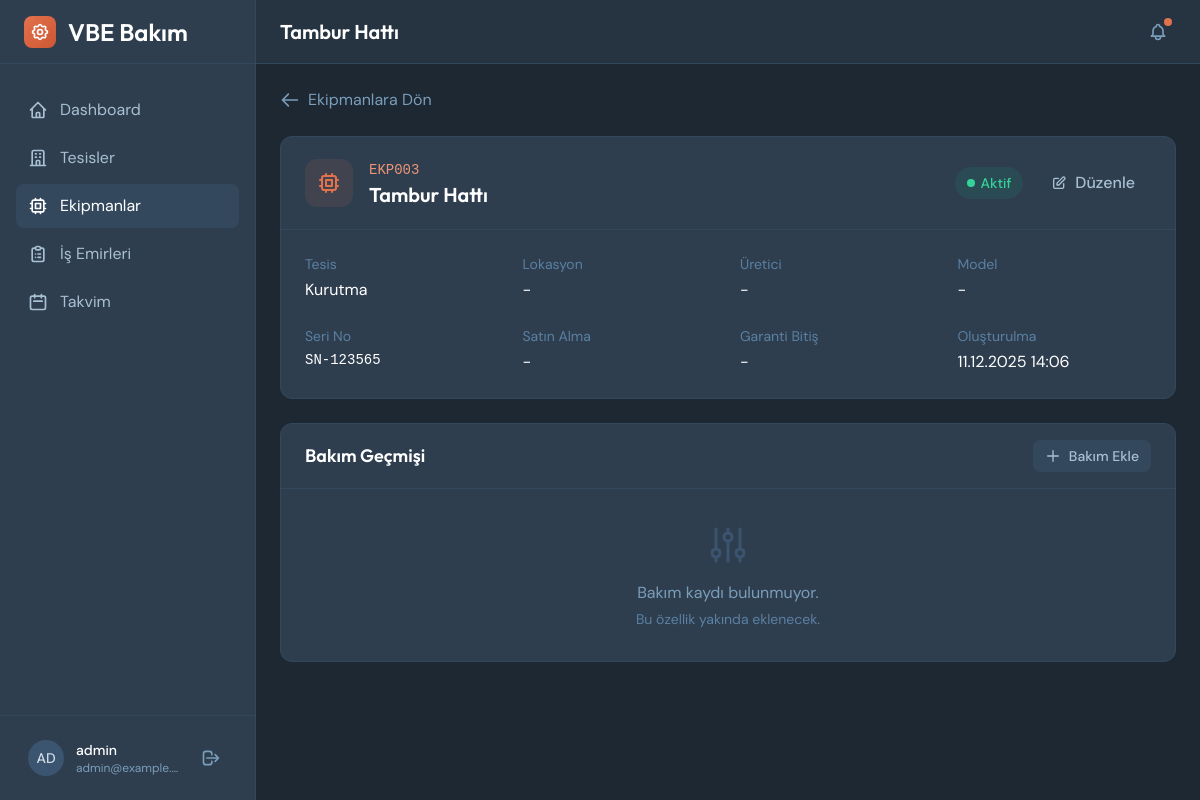
Screenshot of /assets/3/ (signed in) with the database file from the repository.
### assets/models.py (models this page shows, shortened)
class Asset(models.Model):
    STATUS_CHOICES = [
        ('active', 'Aktif'),
        ('inactive', 'Pasif'),
        ('maintenance', 'Bakımda'),
        ('broken', 'Arızalı'),
    ]
    plant = models.ForeignKey(
        Plant,
        on_delete=models.CASCADE,
        related_name='assets',
        verbose_name="Tesis"
    )
    name = models.CharField("Ekipman Adı", max_length=200)
    code = models.CharField("Ekipman Kodu", max_length=50)
    location = models.CharField("Lokasyon", max_length=200, blank=True)
    description = models.TextField("Açıklama", blank=True)
    manufacturer = models.CharField("Üretici", max_length=200, blank=True)
    model = models.CharField("Model", max_length=200, blank=True)
    serial_number = models.CharField("Seri No", max_length=100, blank=True)
    purchase_date = models.DateField("Satın Alma Tarihi", null=True, blank=True)
    warranty_expiry = models.DateField("Garanti Bitiş", null=True, blank=True)
    status = models.CharField(
        "Durum",
        max_length=20,
        choices=STATUS_CHOICES,
        default='active'
    )
    is_active = models.BooleanField("Aktif", default=True)
    created_at = models.DateTimeField("Oluşturulma Tarihi", auto_now_add=True)
    updated_at = models.DateTimeField("Güncellenme Tarihi", auto_now=True)
    class Meta:
        verbose_name = "Ekipman"
        verbose_name_plural = "Ekipmanlar"
        ordering = ['plant', 'name']
        unique_together = ['plant', 'code']

### plants/models.py (models this page shows, shortened)
class Plant(models.Model):
    name = models.CharField("Tesis Adı", max_length=200)
    code = models.CharField("Tesis Kodu", max_length=50, unique=True)
    address = models.TextField("Adres", blank=True)
    city = models.CharField("Şehir", max_length=100, blank=True)
    phone = models.CharField("Telefon", max_length=20, blank=True)
    email = models.EmailField("E-posta", blank=True)
    is_active = models.BooleanField("Aktif", default=True)
    created_at = models.DateTimeField("Oluşturulma Tarihi", auto_now_add=True)
    updated_at = models.DateTimeField("Güncellenme Tarihi", auto_now=True)
    class Meta:
        verbose_name = "Tesis"
        verbose_name_plural = "Tesisler"
        ordering = ['name']

### assets/views.py (the view)
# urls.py: path('<int:pk>/', views.asset_detail, name='asset_detail'),
@login_required
def asset_detail(request, pk):
    asset = get_object_or_404(Asset.objects.select_related('plant'), pk=pk)
    return render(request, "assets/asset_detail.html", {"asset": asset})

### assets/templates/assets/asset_detail.html (shortened to what this page needs)
{% extends "core/base.html" %}
{% block page_title %}{{ asset.name }}{% endblock %}
{% block content %}
<div class="space-y-6">
    <div class="flex items-center gap-4">
        <a href="{% url 'assets:asset_list' %}" class="inline-flex items-center gap-2 text-steel-400 hover:text-white transition-colors">
            <svg class="w-5 h-5" fill="none" stroke="currentColor" viewBox="0 0 24 24">
                <path stroke-linecap="round" stroke-linejoin="round" stroke-width="2" d="M10 19l-7-7m0 0l7-7m-7 7h18"></path>
            </svg>
            Ekipmanlara Dön
        </a>
    </div>
    <div class="bg-steel-900 rounded-xl border border-steel-800 overflow-hidden">
        <div class="px-6 py-5 border-b border-steel-800 flex items-center justify-between">
            <div class="flex items-center gap-4">
                <div class="w-12 h-12 bg-rust-500/10 rounded-xl flex items-center justify-center">
                    <svg class="w-6 h-6 text-rust-500" fill="none" stroke="currentColor" viewBox="0 0 24 24">
                        <path stroke-linecap="round" stroke-linejoin="round" stroke-width="2" d="M9 3v2m6-2v2M9 19v2m6-2v2M5 9H3m2 6H3m18-6h-2m2 6h-2M7 19h10a2 2 0 002-2V7a2 2 0 00-2-2H7a2 2 0 00-2 2v10a2 2 0 002 2zM9 9h6v6H9V9z"></path>
                    </svg>
                </div>
                <div>
                    <span class="font-mono text-sm text-rust-400">{{ asset.code }}</span>
                    <h2 class="font-display text-xl font-semibold text-white">{{ asset.name }}</h2>
                </div>
            </div>
            <div class="flex items-center gap-3">
                {% if asset.status == 'active' %}
                <span class="inline-flex items-center gap-1.5 px-3 py-1.5 bg-emerald-500/10 text-emerald-400 rounded-full text-sm font-medium">
                    <span class="w-2 h-2 bg-emerald-400 rounded-full"></span>
                    Aktif
                </span>
                {% elif asset.status == 'inactive' %}
                <span class="inline-flex items-center gap-1.5 px-3 py-1.5 bg-gray-500/10 text-gray-400 rounded-full text-sm font-medium">
                    <span class="w-2 h-2 bg-gray-400 rounded-full"></span>
                    Pasif
                </span>
                {% elif asset.status == 'maintenance' %}
                <span class="inline-flex items-center gap-1.5 px-3 py-1.5 bg-amber-500/10 text-amber-400 rounded-full text-sm font-medium">
                    <span class="w-2 h-2 bg-amber-400 rounded-full"></span>
                    Bakımda
                </span>
                {% elif asset.status == 'broken' %}
                <span class="inline-flex items-center gap-1.5 px-3 py-1.5 bg-red-500/10 text-red-400 rounded-full text-sm font-medium">
                    <span class="w-2 h-2 bg-red-400 rounded-full"></span>
                    Arızalı
                </span>
                {% endif %}
                <button
                    hx-get="{% url 'assets:asset_edit' asset.pk %}"
                    hx-target="#modal-container"
                    hx-swap="innerHTML"
                    class="inline-flex items-center gap-2 px-4 py-2 text-steel-300 hover:text-white hover:bg-steel-800 font-medium rounded-lg transition-colors">
                    <svg class="w-4 h-4" fill="none" stroke="currentColor" viewBox="0 0 24 24">
                        <path stroke-linecap="round" stroke-linejoin="round" stroke-width="2" d="M11 5H6a2 2 0 00-2 2v11a2 2 0 002 2h11a2 2 0 002-2v-5m-1.414-9.414a2 2 0 112.828 2.828L11.828 15H9v-2.828l8.586-8.586z"></path>
                    </svg>
                    Düzenle
                </button>
            </div>
        </div>
        <div class="p-6 grid grid-cols-2 md:grid-cols-4 gap-6">
            <div>
                <p class="text-sm text-steel-500 mb-1">Tesis</p>
                <a href="{% url 'plants:plant_detail' asset.plant.pk %}" class="text-white hover:text-rust-400 transition-colors">
                    {{ asset.plant.name }}
                </a>
            </div>
            <div>
                <p class="text-sm text-steel-500 mb-1">Lokasyon</p>
                <p class="text-white">{{ asset.location|default:"-" }}</p>
            </div>
            <div>
                <p class="text-sm text-steel-500 mb-1">Üretici</p>
                <p class="text-white">{{ asset.manufacturer|default:"-" }}</p>
            </div>
            <div>
                <p class="text-sm text-steel-500 mb-1">Model</p>
                <p class="text-white">{{ asset.model|default:"-" }}</p>
            </div>
            <div>
                <p class="text-sm text-steel-500 mb-1">Seri No</p>
                <p class="text-white font-mono text-sm">{{ asset.serial_number|default:"-" }}</p>
            </div>
            <div>
                <p class="text-sm text-steel-500 mb-1">Satın Alma</p>
                <p class="text-white">{{ asset.purchase_date|date:"d.m.Y"|default:"-" }}</p>
            </div>
            <div>
                <p class="text-sm text-steel-500 mb-1">Garanti Bitiş</p>
                <p class="text-white">{{ asset.warranty_expiry|date:"d.m.Y"|default:"-" }}</p>
            </div>
            <div>
                <p class="text-sm text-steel-500 mb-1">Oluşturulma</p>
                <p class="text-white">{{ asset.created_at|date:"d.m.Y H:i" }}</p>
            </div>
        </div>
    </div>
    <div class="bg-steel-900 rounded-xl border border-steel-800 overflow-hidden">
        <div class="px-6 py-4 border-b border-steel-800 flex items-center justify-between">
            <h3 class="font-display text-lg font-semibold text-white">Bakım Geçmişi</h3>
            <button class="inline-flex items-center gap-2 px-3 py-1.5 bg-steel-800 hover:bg-steel-700 text-steel-300 hover:text-white text-sm font-medium rounded-lg transition-colors" disabled>
                <svg class="w-4 h-4" fill="none" stroke="currentColor" viewBox="0 0 24 24">
                    <path stroke-linecap="round" stroke-linejoin="round" stroke-width="2" d="M12 4v16m8-8H4"></path>
                </svg>
                Bakım Ekle
            </button>
        </div>
        <div class="p-8 text-center">
            <p class="text-steel-400">Bakım kaydı bulunmuyor.</p>
            <p class="text-steel-500 text-sm mt-1">Bu özellik yakında eklenecek.</p>
        </div>
    </div>
</div>
{% endblock %}

### core/templates/core/base.html (shortened to what this page needs)
<!DOCTYPE html>
<html lang="tr" class="h-full">
<head>
    <script src="https://cdn.tailwindcss.com"></script>
</head>
<body class="h-full bg-steel-950 text-steel-100">
    {% if user.is_authenticated %}
    <div class="min-h-full flex">
        <aside class="w-64 bg-steel-900 border-r border-steel-800 flex flex-col">
            <div class="h-16 flex items-center px-6 border-b border-steel-800">
                <div class="flex items-center gap-3">
                    <div class="w-8 h-8 bg-gradient-to-br from-rust-500 to-rust-600 rounded-lg flex items-center justify-center">
                    </div>
                    <span class="font-display font-semibold text-2xl text-white">VBE Bakım</span>
                </div>
            </div>
            <nav class="flex-1 px-4 py-6 space-y-1">
                <a href="{% url 'core:dashboard' %}"
                   class="flex items-center gap-3 px-3 py-2.5 rounded-lg text-steel-300 hover:bg-steel-800 hover:text-white transition-colors {% if request.resolver_match.url_name == 'dashboard' %}bg-steel-800 text-white{% endif %}">
                    <svg class="w-5 h-5" fill="none" stroke="currentColor" viewBox="0 0 24 24">
                        <path stroke-linecap="round" stroke-linejoin="round" stroke-width="2" d="M3 12l2-2m0 0l7-7 7 7M5 10v10a1 1 0 001 1h3m10-11l2 2m-2-2v10a1 1 0 01-1 1h-3m-6 0a1 1 0 001-1v-4a1 1 0 011-1h2a1 1 0 011 1v4a1 1 0 001 1m-6 0h6"></path>
                    </svg>
                    <span>Dashboard</span>
                </a>
                <a href="{% url 'plants:plant_list' %}"
                   class="flex items-center gap-3 px-3 py-2.5 rounded-lg text-steel-300 hover:bg-steel-800 hover:text-white transition-colors {% if 'plants' in request.path %}bg-steel-800 text-white{% endif %}">
                    <svg class="w-5 h-5" fill="none" stroke="currentColor" viewBox="0 0 24 24">
                        <path stroke-linecap="round" stroke-linejoin="round" stroke-width="2" d="M19 21V5a2 2 0 00-2-2H7a2 2 0 00-2 2v16m14 0h2m-2 0h-5m-9 0H3m2 0h5M9 7h1m-1 4h1m4-4h1m-1 4h1m-5 10v-5a1 1 0 011-1h2a1 1 0 011 1v5m-4 0h4"></path>
                    </svg>
                    <span>Tesisler</span>
                </a>
                <a href="{% url 'assets:asset_list' %}"
                   class="flex items-center gap-3 px-3 py-2.5 rounded-lg text-steel-300 hover:bg-steel-800 hover:text-white transition-colors {% if 'assets' in request.path %}bg-steel-800 text-white{% endif %}">
                    <svg class="w-5 h-5" fill="none" stroke="currentColor" viewBox="0 0 24 24">
                        <path stroke-linecap="round" stroke-linejoin="round" stroke-width="2" d="M9 3v2m6-2v2M9 19v2m6-2v2M5 9H3m2 6H3m18-6h-2m2 6h-2M7 19h10a2 2 0 002-2V7a2 2 0 00-2-2H7a2 2 0 00-2 2v10a2 2 0 002 2zM9 9h6v6H9V9z"></path>
                    </svg>
                    <span>Ekipmanlar</span>
                </a>
                <a href="#"
                   class="flex items-center gap-3 px-3 py-2.5 rounded-lg text-steel-300 hover:bg-steel-800 hover:text-white transition-colors">
                    <span>İş Emirleri</span>
                </a>
                <a href="#"
                   class="flex items-center gap-3 px-3 py-2.5 rounded-lg text-steel-300 hover:bg-steel-800 hover:text-white transition-colors">
                    <svg class="w-5 h-5" fill="none" stroke="currentColor" viewBox="0 0 24 24">
                        <path stroke-linecap="round" stroke-linejoin="round" stroke-width="2" d="M8 7V3m8 4V3m-9 8h10M5 21h14a2 2 0 002-2V7a2 2 0 00-2-2H5a2 2 0 00-2 2v12a2 2 0 002 2z"></path>
                    </svg>
                    <span>Takvim</span>
                </a>
            </nav>
            <div class="p-4 border-t border-steel-800">
                <div class="flex items-center gap-3 px-3 py-2">
                    <div class="w-9 h-9 bg-steel-700 rounded-full flex items-center justify-center">
                        <span class="text-sm font-medium text-steel-200">{{ user.username|slice:":2"|upper }}</span>
                    </div>
                    <div class="flex-1 min-w-0">
                        <p class="text-sm font-medium text-white truncate">{{ user.username }}</p>
                        <p class="text-xs text-steel-400 truncate">{{ user.email }}</p>
                    </div>
                    <a href="{% url 'core:logout' %}" class="p-1.5 text-steel-400 hover:text-rust-400 transition-colors" title="Çıkış">
                        <svg class="w-5 h-5" fill="none" stroke="currentColor" viewBox="0 0 24 24">
                            <path stroke-linecap="round" stroke-linejoin="round" stroke-width="2" d="M17 16l4-4m0 0l-4-4m4 4H7m6 4v1a3 3 0 01-3 3H6a3 3 0 01-3-3V7a3 3 0 013-3h4a3 3 0 013 3v1"></path>
                        </svg>
                    </a>
                </div>
            </div>
        </aside>
        <div class="flex-1 flex flex-col min-h-screen">
            <header class="h-16 bg-steel-900/50 border-b border-steel-800 flex items-center justify-between px-6">
                <h1 class="font-display text-xl font-semibold text-white">{% block page_title %}Dashboard{% endblock %}</h1>
                <div class="flex items-center gap-4">
                    <button class="p-2 text-steel-400 hover:text-white transition-colors relative">
                        <span class="absolute top-1 right-1 w-2 h-2 bg-rust-500 rounded-full"></span>
                    </button>
                </div>
            </header>
            <main class="flex-1 p-6 overflow-auto">
                {% block content %}{% endblock %}
            </main>
        </div>
    </div>
    {% else %}
    <div class="min-h-screen flex items-center justify-center p-4">
        {% block auth_content %}{% endblock %}
    </div>
    {% endif %}
</body>
</html>

### core/templates/core/base.html (style rules this page uses)
body { font-family: 'DM Sans', sans-serif; }
h1, h2, h3, h4, h5, h6 { font-family: 'Outfit', sans-serif; }

### rows the page displays
Asset: name "Tambur Hattı", code "EKP003", plant.name "Kurutma", location "-", manufacturer "-", model "-", serial_number "SN-123565", purchase_date "-", warranty_expiry "-", created_at "11.12.2025 14:06"

### other values shown
{{ user.username|slice:":2"|upper }} "AD"
{{ user.username }} "admin"
{{ user.email }} "admin@example.…"
